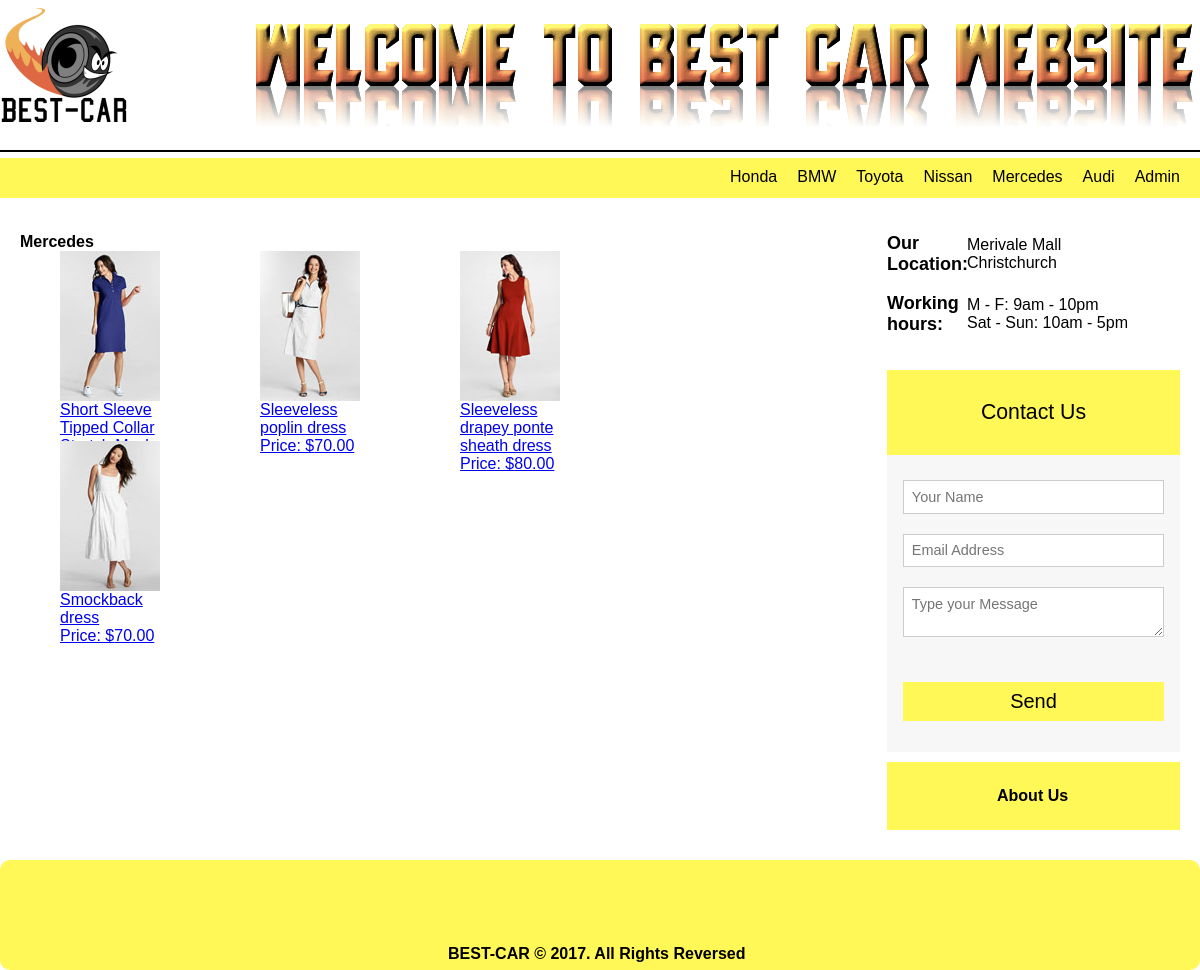
Page /index.php?page=category&categoryID=2 on the committed database.
### tables this page shows
CREATE TABLE `category` (
  `categoryID` int(1) NOT NULL,
  `name` varchar(30) NOT NULL
);

CREATE TABLE `stock` (
  `stockID` int(2) NOT NULL,
  `name` varchar(100) NOT NULL,
  `categoryID` int(2) NOT NULL,
  `price` decimal(5,2) NOT NULL,
  `thumbnail` varchar(100) NOT NULL,
  `bigphoto` varchar(100) NOT NULL,
  `topline` varchar(200) NOT NULL,
  `description` varchar(1000) NOT NULL
);

### category.php (the view, shortened to what this page needs)
<?php
	include("dbconnect.php");
	$stock_sql="SELECT stock.stockID, stock.name, stock.price, stock.thumbnail, category.name AS catname FROM stock JOIN category ON (stock.categoryID=category.categoryID) WHERE stock.categoryID=".$_GET['categoryID'];
	if($stock_query=mysqli_query($dbconnect, $stock_sql)) {
		$stock_rs=mysqli_fetch_assoc($stock_query);
	}
?>
      <h1><?php echo $stock_rs['catname']; ?></h1>
	  <?php do { ?>
		<div class="item">
		<a href="index.php?page=item&stockID=<?php echo $stock_rs['stockID']; ?>">
		<p><img src="images/<?php echo $stock_rs['thumbnail']; ?>" /></p>
		<p><?php echo $stock_rs['name']; ?></p>
		<p>Price: $<?php echo $stock_rs['price']; ?></p>
		</a>
		</div>
	  <?php
	  } while ($stock_rs=mysqli_fetch_assoc($stock_query))
	  ?>

### index.php (shortened to what this page needs)
<?php
	include("dbconnect.php");
?>
<html>
<head>
<link href="styles.css" rel="stylesheet" type="text/css" />
</head>
<body>
  <div class="container">
	<?php
		include("header.php");
		?>
    <div class="maincontent">
      <?php
		if(!isset($_GET['page'])) {
			include("home.php");
		} else {
			$page=$_GET['page'];
			include("$page.php");
		}
	  ?>
  </div>
    <?php
		include("seccontent.php");
	?>
				<div class="footer">
					<div class="last">
			       <div >
			        <h4 class="text-center" id="copyRight">BEST-CAR © 2017. All Rights Reversed</h4>
			      </div>
				</div>
				</div>
      </div>
</body>
</html>

### header.php (shortened to what this page needs)
<div class="header">
    	<div class="logo">
        <a href="index.php"><img src="images/crlogo2.png" alt="Chic Clothing logo" /></a>
        </div>
		<div class="nlogo">
 		<a href="index.php"><img src="images/nlogo.png" alt="Chic Clothing logo" /></a>
		</div>
		<div class="navigation">
          <a href="index.php?page=admin">Admin</a>
		<?php
			$cat_sql="SELECT * FROM category";
			$cat_query=mysqli_query($dbconnect, $cat_sql);
			$cat_rs=mysqli_fetch_assoc($cat_query);
		?>
        <p><?php
			do {
				?>
			<a href="index.php?page=category&categoryID=<?php echo $cat_rs['categoryID']; ?>"><?php echo $cat_rs['name']; ?></a>
				<?php
			} while ($cat_rs=mysqli_fetch_assoc($cat_query))
		?>
        </p>
      </div>
	</div>

### seccontent.php
<div class="seccontent">
              <table width="259" border="0" cellspacing="0" cellpadding="0">
                    <tr>
                            <td width="80" valign="top" class="textheading">Our Location:  </td>
                            <td width="179"><p>  Merivale Mall </p>
                            <p> Christchurch</p ></td>
                    </tr>
                    <tr>
                            <td>&nbsp;</td>
                            <td>&nbsp;</td>
                    </tr>
                    <tr>
                            <td valign="top" class="textheading">Working hours:  </td>
                            <td><p>M - F: 9am - 10pm</p>
                            <p>Sat - Sun: 10am - 5pm</p></td>
                    </tr>
                    <tr>
                            <td>&nbsp;</td>
                            <td>&nbsp;</td>
                    </tr>
                    <tr>
                            <td>&nbsp;</td>
                            <td>&nbsp;</td>
                    </tr>
           </table>
          <div>
                    <div class="form-style-6">
                            <h1>Contact Us</h1>
                            <form  action="index.php?page=email" method="post">
                            <input type="text" name="trysubmit" placeholder="Your Name"  />
                            <input type="email" name="tryemail" placeholder="Email Address" />
                            <textarea name="tryinfo" placeholder="Type your Message"></textarea>
                            <input type="submit" name="submitb" value="Send" />
                            </form>
                      </div>
                            <div class="form-style-7">
                              <h1> <a href="index.php?page=aboutUs"> About Us </a></h1>
                      </div>
        </div>
    </div>

### styles.css (style rules this page uses)
* { margin:0px; padding:0px; }
body { background-color: white; font-family:Arial, Helvetica, sans-serif; }
p { font-family:Arial, Helvetica, sans-serif; }
.container { width:1200px; height: 700px; background-color:#FFF; margin-left:auto; margin-right:auto; }
.header { width:1200px; height:100px; border-bottom-width:2px; border-bottom-color:#000; border-bottom-style:solid; padding-bottom: 50px; }
.logo { float:left; }
.navigation { border-radius: 0px; background-color: #FFF856; padding-top: 0px; padding-bottom: 10px; padding-left: 25px; width: 1175px; height: 30px; float:right; margin-top:10px; margin-bottom: 15px; margin-right:0px; }
.last { border-radius: 10px; background-color: #FFF856; padding-top: 0px; padding-bottom: 10px; padding-left: 25px; width: 1175px; height: 100px; float:right; margin-top:10px; margin-right:0px; }
#copyRight { padding-top: 85px; padding-left: 36%; }
.maincontent { width:600px; float:left; padding:20px; }
.seccontent { width:293px; float:right; padding:20px; }
.footer { clear:both; }
.textheading { float:left; color:black; font-size:18px; font-family:Arial, Helvetica, sans-serif; font-weight:bold; }
.navigation a:link { float: right; margin-right: 20px; margin-top: 10px; margin-left: 0px margin-bottom: 15px; text-decoration:none; color:black; font-family:Arial, Helvetica, sans-serif; }
.nlogo { margin-left: 20%; padding-bottom: 10px; }
.item { width: 120px; height:150px; margin-left:40px; margin-right:40px; margin-bottom:40px; float:left; }
h1 { font-family:Arial, Helvetica, sans-serif; font-size: 16px; font-weight: bold; }
.form-style-6 { font: 95% Arial, Helvetica, sans-serif; max-width: 400px; height: 350px; margin: 10px auto; padding: 16px; margin-top: 10px; padding-top: 5px; background: #F7F7F7; }
.form-style-6 h1 { background: #FFF856; padding: 30px 0; font-size: 140%; font-weight: 300; text-align: center; color: black; margin: -16px -16px 25px -16px; }
.form-style-6 input[type="text"], .form-style-6 input[type="date"], .form-style-6 input[type="datetime"], .form-style-6 input[type="email"], .form-style-6 input[type="number"], .form-style-6 input[type="search"], .form-style-6 input[type="time"], .form-style-6 input[type="url"], .form-style-6 textarea, .form-style-6 select { -webkit-transition: all 0.30s ease-in-out; -moz-transition: all 0.30s ease-in-out; -ms-transition: all 0.30s ease-in-out; -o-transition: all 0.30s ease-in-out; outline: none; box-sizing: border-box; -webkit-box-sizing: border-box; -moz-box-sizing: border-box; width: 100%; background: #fff; margin-bottom: 4%; border: 1px solid #ccc; padding: 3%; color: #555; margin-bottom: 20px; font: 95% Arial, Helvetica, sans-serif; }
.form-style-6 input[type="submit"], .form-style-6 input[type="button"] { margin-top: 25px; box-sizing: border-box; -webkit-box-sizing: border-box; -moz-box-sizing: border-box; width: 100%; padding: 3%; background: #FFF856; border-bottom: 2px solid #30C29E; border-top-style: none; border-right-style: none; border:black; font-weight: normal; font-size: 20px; }
.form-style-7 h1 { background: #FFF856; padding-top: 25px; padding-bottom: 25px; padding-left: 110px; }
.form-style-7 a:link { color:black; text-decoration: none; }

### rows in the picture
category: name "Audi"
category: name "Mercedes"
category: name "Nissan"
category: name "Toyota"
category: name "BMW"
category: name "Honda"
stock: thumbnail (picture), name "Short Sleeve Tipped Collar…"
stock: thumbnail (picture), name "Sleeveless poplin dress", price "70.00"
stock: thumbnail (picture), name "Sleeveless drapey ponte sheath dress", price "80.00"
stock: thumbnail (picture), name "Smockback dress", price "70.00"
